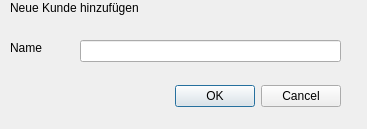
<?xml version="1.0" encoding="UTF-8"?>
<ui version="4.0">
 <class>AddCustomer</class>
 <widget class="QDialog" name="AddCustomer">
  <property name="geometry">
   <rect>
    <x>0</x>
    <y>0</y>
    <width>367</width>
    <height>129</height>
   </rect>
  </property>
  <property name="windowTitle">
   <string>Dialog</string>
  </property>
  <widget class="QDialogButtonBox" name="buttonBox">
   <property name="geometry">
    <rect>
     <x>0</x>
     <y>80</y>
     <width>341</width>
     <height>32</height>
    </rect>
   </property>
   <property name="orientation">
    <enum>Qt::Horizontal</enum>
   </property>
   <property name="standardButtons">
    <set>QDialogButtonBox::Cancel|QDialogButtonBox::Ok</set>
   </property>
  </widget>
  <widget class="QLineEdit" name="customerNameEdit">
   <property name="geometry">
    <rect>
     <x>80</x>
     <y>40</y>
     <width>261</width>
     <height>22</height>
    </rect>
   </property>
  </widget>
  <widget class="QLabel" name="label">
   <property name="geometry">
    <rect>
     <x>10</x>
     <y>0</y>
     <width>171</width>
     <height>16</height>
    </rect>
   </property>
   <property name="text">
    <string>Neue Kunde hinzufügen</string>
   </property>
  </widget>
  <widget class="QLabel" name="label_2">
   <property name="geometry">
    <rect>
     <x>10</x>
     <y>40</y>
     <width>49</width>
     <height>16</height>
    </rect>
   </property>
   <property name="text">
    <string>Name</string>
   </property>
  </widget>
 </widget>
 <resources/>
 <connections>
  <connection>
   <sender>buttonBox</sender>
   <signal>accepted()</signal>
   <receiver>AddCustomer</receiver>
   <slot>accept()</slot>
   <hints>
    <hint type="sourcelabel">
     <x>248</x>
     <y>254</y>
    </hint>
    <hint type="destinationlabel">
     <x>157</x>
     <y>274</y>
    </hint>
   </hints>
  </connection>
  <connection>
   <sender>buttonBox</sender>
   <signal>rejected()</signal>
   <receiver>AddCustomer</receiver>
   <slot>reject()</slot>
   <hints>
    <hint type="sourcelabel">
     <x>316</x>
     <y>260</y>
    </hint>
    <hint type="destinationlabel">
     <x>286</x>
     <y>274</y>
    </hint>
   </hints>
  </connection>
 </connections>
</ui>
